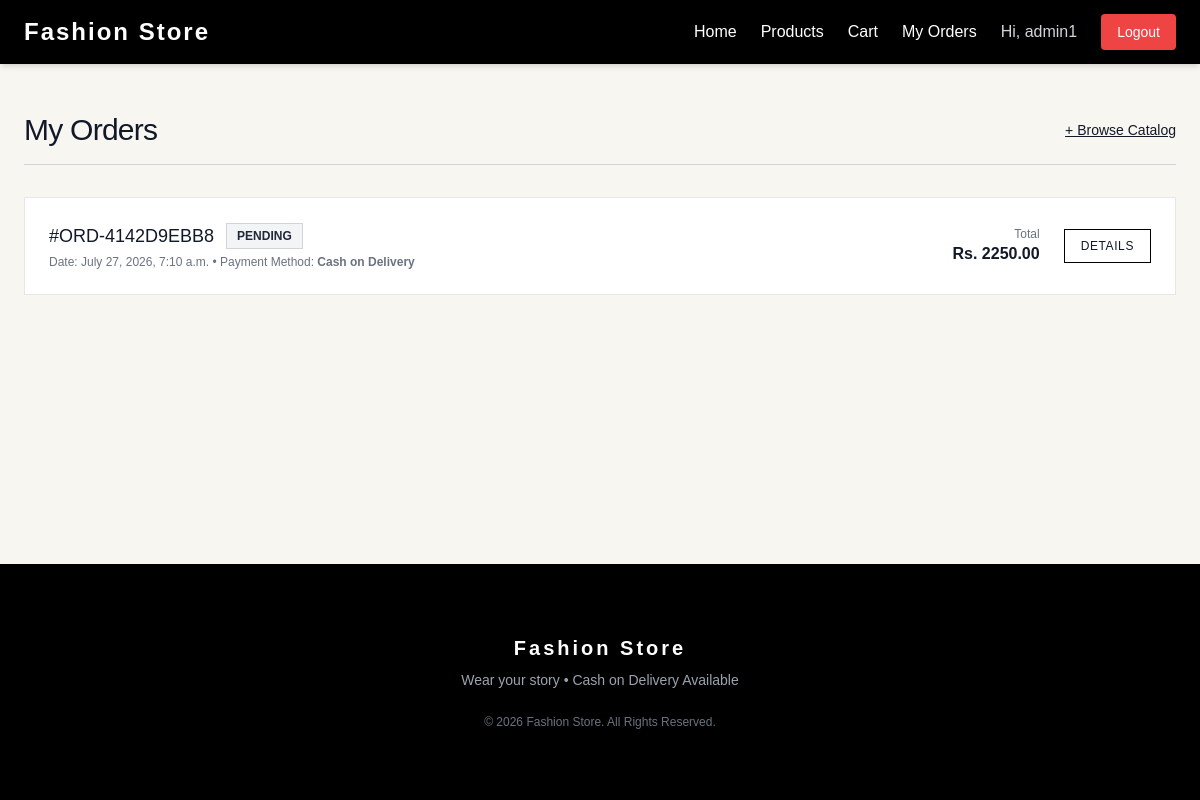
Screenshot of /orders/my-orders/ (signed in) with the database file from the repository.
### orders/models.py (models this page shows, shortened)
class Order(models.Model):
    PAYMENT_METHOD_CHOICES = (
        ('COD', 'Cash on Delivery'),
    )
    PAYMENT_STATUS_CHOICES = (
        ('Pending', 'Pending (Pay on Delivery)'),
        ('Paid', 'Paid'),
    )
    STATUS_CHOICES = (
        ('Pending', 'Pending'),
        ('Processing', 'Processing'),
        ('Shipped', 'Shipped'),
        ('Delivered', 'Delivered'),
        ('Cancelled', 'Cancelled'),
    )
    user = models.ForeignKey(
        User,
        on_delete=models.SET_NULL,
        null=True,
        blank=True,
        related_name='orders'
    )
    order_number = models.CharField(max_length=50, unique=True, editable=False)
    full_name = models.CharField(max_length=100)
    email = models.EmailField()
    phone = models.CharField(max_length=20)
    address_line1 = models.CharField(max_length=255)
    address_line2 = models.CharField(max_length=255, blank=True, null=True)
    city = models.CharField(max_length=100)
    state = models.CharField(max_length=100)
    postal_code = models.CharField(max_length=20)
    total_amount = models.DecimalField(max_digits=10, decimal_places=2)
    shipping_fee = models.DecimalField(max_digits=10, decimal_places=2, default=0.00)
    grand_total = models.DecimalField(max_digits=10, decimal_places=2)
    payment_method = models.CharField(max_length=50, choices=PAYMENT_METHOD_CHOICES, default='COD')
    payment_status = models.CharField(max_length=20, choices=PAYMENT_STATUS_CHOICES, default='Pending')
    status = models.CharField(max_length=20, choices=STATUS_CHOICES, default='Pending')
    created_at = models.DateTimeField(auto_now_add=True)
    updated_at = models.DateTimeField(auto_now=True)
    class Meta:
        ordering = ['-created_at']

### orders/views.py (the view)
# urls.py: path("orders/", views.order_list, name="order_list"),
@login_required
def order_list(request):
    orders = Order.objects.filter(
        user=request.user
    ).order_by("-created_at")
    return render(
        request,
        "orders/order_list.html",
        {
            "orders": orders
        }
    )

### cart/context_processors.py (called while the page is built)
def cart_context(request):
    cart_item_count = 0
    if request.user.is_authenticated:
        cart = Cart.objects.filter(user=request.user).first()
        if cart:
            cart_item_count = sum(item.quantity for item in cart.items.all())
    return {
        'cart_item_count': cart_item_count,
    }

### templates/orders/order_list.html (shortened to what this page needs)
{% extends 'base.html' %}
{% load static %}
{% block content %}
<div class="max-w-7xl mx-auto px-6 py-12">
    <div class="flex justify-between items-center border-b border-gray-300 pb-4 mb-8">
        <h1 class="text-3xl font-light text-gray-900 tracking-tight">My Orders</h1>
        <a href="{% url 'products:product_list' %}" class="text-sm underline hover:text-[#9b5b3e]">
            + Browse Catalog
        </a>
    </div>
    {% if orders %}
        <div class="space-y-4">
            {% for order in orders %}
                <div class="bg-white border border-gray-200 p-6 flex flex-col md:flex-row justify-between items-start md:items-center gap-4">
                    <div>
                        <div class="flex items-center gap-3">
                            <span class="text-lg font-medium text-gray-900">#{{ order.order_number }}</span>
                            <span class="text-xs uppercase font-semibold px-2.5 py-1 bg-gray-100 text-gray-800 border border-gray-300">
                                {{ order.status }}
                            </span>
                        </div>
                        <p class="text-xs text-gray-500 mt-1">
                            Date: {{ order.created_at|date:"N j, Y, P" }} &bull; Payment Method: <strong>Cash on Delivery</strong>
                        </p>
                    </div>
                    <div class="flex items-center gap-6 w-full md:w-auto justify-between md:justify-end border-t md:border-0 border-gray-200 pt-3 md:pt-0">
                        <div class="text-right">
                            <span class="text-xs text-gray-500 block">Total</span>
                            <span class="font-bold text-gray-900">Rs. {{ order.grand_total }}</span>
                        </div>
                        <a href="{% url 'orders:order_detail' order.order_number %}" class="border border-black px-4 py-2 text-xs uppercase tracking-wider hover:bg-black hover:text-white transition">
                            Details
                        </a>
                    </div>
                </div>
            {% endfor %}
        </div>
    {% endif %}
</div>
{% endblock %}

### templates/Navbar.html (shortened to what this page needs)
<nav class="bg-black text-white shadow-md">
    <div class="max-w-7xl mx-auto px-6">
        <div class="flex justify-between items-center h-16">
            <a href="/" class="text-2xl font-bold tracking-[2px]">
                Fashion Store
            </a>
            <div class="flex items-center space-x-6">
                <a href="/" class="hover:text-gray-300">
                    Home
                </a>
                <a href="{% url 'products:product_list' %}" class="hover:text-gray-300">
                    Products
                </a>
                <a href="{% url 'cart:cart' %}" class="hover:text-gray-300 relative inline-flex items-center gap-1.5">
                    <span>Cart</span>
                </a>
                {% if user.is_authenticated %}
                    <a href="{% url 'orders:order_list' %}" class="hover:text-gray-300">
                        My Orders
                    </a>
                    <span class="text-gray-300">
                        Hi, {{ user.first_name|default:user.username }}
                    </span>
                    <a href="{% url 'logout' %}"
                       class="bg-red-500 px-4 py-2 rounded hover:bg-red-600 text-sm font-medium">
                        Logout
                    </a>
                {% endif %}
            </div>
        </div>
    </div>
</nav>

### static/css/style.css (style rules this page uses)
* { margin: 0; padding: 0; box-sizing: border-box; }
body { font-family: Arial, sans-serif; background: #f8f6f1; color: #0b0808; }
a { text-decoration: none; color: #111; }

### rows the page displays
Order: order_number "ORD-4142D9EBB8", status "PENDING", created_at "July 27, 2026, 7:10 a.m.", grand_total "2250.00"

### other values shown
{{ user.first_name|default:user.username }} "admin1"
